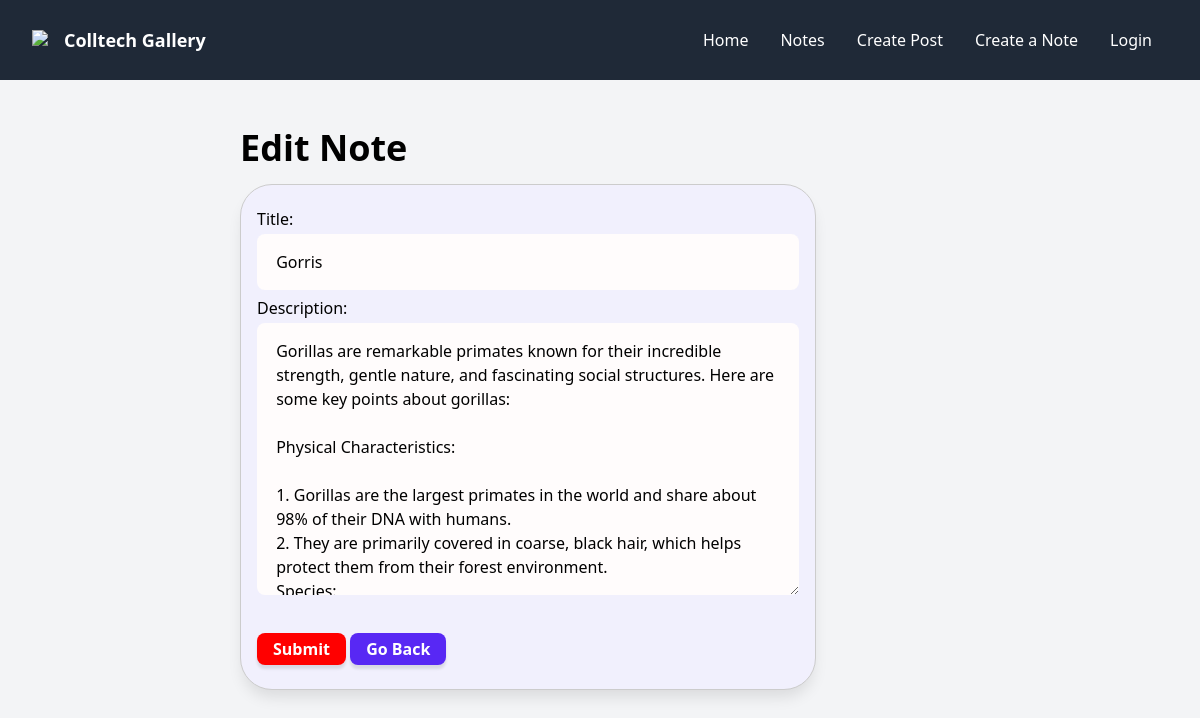
The page /note/edit/1/ on the database as committed earlier.
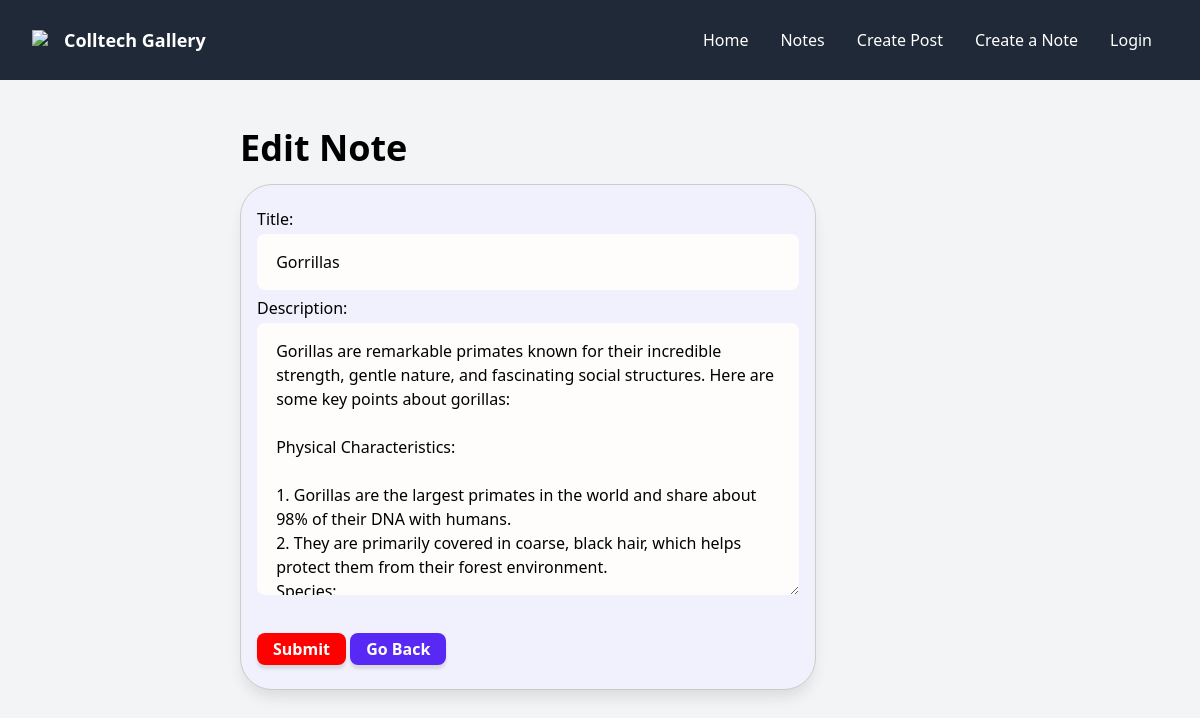
The same page on the database as committed later.
### posts_app/models.py (models this page shows, shortened)
class Note(models.Model):
    author = models.ForeignKey(User,null=False, on_delete=models.CASCADE)
    title = models.CharField(max_length=200, null=False)
    description = models.TextField()
    created_at = models.DateTimeField(auto_now_add=True)
    updated_at = models.DateTimeField(auto_now=True)
    class Meta:
        ordering = ['-created_at']

### posts_app/views.py (the view)
# urls.py: path('note/edit/<pk>/',NoteEditView, name="edit-note"),
def NoteEditView(request, pk):
    note = Note.objects.get(id=pk)
    form = NoteEditForm(instance=note)
    if request.method == 'POST':
        form = NoteEditForm(request.POST, instance=note)
        if form.is_valid():
            form.save()
            messages.success(request,'Note updated successfully!')
            return redirect('notes')
    context = {
        'note': note,
        'form': form
    }
    return render(request, 'a_posts/note_edit.html', context)

### posts_app/forms.py
class NoteEditForm(ModelForm):
    class Meta:
        model = Note
        fields = ['title','description', ]

### posts_app/templates/a_posts/note_edit.html (shortened to what this page needs)
{% extends 'layouts/b.html' %}
{% block content %}
<h1>Edit Note</h1>
<div class="card p-4">
    <div class="pb-2">
        <form method='POST'>
            {{ form }}
            <div class="pt-4">
                <button class="deletebtn" type="submit">Submit</button>
                <a class="editbtn" type="submit" href="{{ request.META.HTTP_REFERER }}">Go Back</a>
            </div>
        </form>
    </div>
</div>
{% endblock %}

### posts_app/templates/layouts/b.html
{% extends 'base.html' %}
{% block layout %}
    <content class="max-w-3xl block mx-auto my-12 px-6">
        {% block content %}
        {% endblock %}
    </content>
{% endblock %}

### posts_app/templates/base.html (shortened to what this page needs)
<!DOCTYPE html>
<html lang="en">
<head>
    <link rel="stylesheet" href="https://cdnjs.cloudflare.com/ajax/libs/font-awesome/6.4.2/css/all.min.css" />
    <script src="https://cdn.tailwindcss.com"></script>
</head>
<body class="bg-gray-100">
{% include 'includes/header.html' %}
{% block layout %}
{% endblock %}
</body>
</html>

### posts_app/templates/includes/header.html (shortened to what this page needs)
<header x-data="{ mobilenavOpen: false }" class="md:flex items-center justify-between [&>*]:px-8 bg-gray-800 h-20 text-white sticky top-0 z-40">
    <div class="flex items-center justify-between h-20">
        <logo>
            <a class="flex items-center gap-1" href="/">
                <img class="w-7 -mt-1" src="https://img.icons8.com/small/64/ffffff/fire-heart.png"/>
                <span class="text-lg font-bold">Colltech Gallery</span>
            </a>
        </logo>
    </div>
    <nav x-show="mobilenavOpen" x-cloak class="md:!block bg-gray-800 h-screen w-screen md:h-auto md:w-auto -mt-20 md:mt-0 absolute md:relative z-[-1]"
    x-transition:enter="duration-300 ease-out"
    x-transition:enter-start="opacity-0 -translate-y-96"
    x-transition:enter-end="opacity-100 translate-y-0">
        <ul class="flex items-center navitems flex-col md:flex-row gap-8 md:gap-0 justify-center h-full -translate-y-10 md:translate-y-0">
            <li><a href="/">Home</a></li>
            <li><a href="{% url 'notes' %}">Notes</a></li>
            <li><a href="{% url 'post-create' %}">Create Post</a></li>
            <li><a href="{% url 'note-create' %}">Create a Note</a></li>
            {% if user.is_authenticated %}
            <li x-data="{ dropdownOpen: false }" class="relative">
                <a @click="dropdownOpen = !dropdownOpen" @click.away="dropdownOpen = false" class="cursor-pointer select-none">
                    <img class="h-8 w-8 rounded-full object-cover" src="{{ user.profile.image.url }}" alt="Upload Profile"/>
                    {{ user }}
                    <img x-bind:class="dropdownOpen && 'rotate-180 duration-300'" class="w-4" src="https://img.icons8.com/small/32/777777/expand-arrow.png"/>
                </a>
                <div x-show="dropdownOpen" x-cloak class="absolute right-0 bg-white text-black shadow rounded-xl w-48 p-2 z-20"
                x-transition:enter="duration-300 ease-out"
                x-transition:enter-start="opacity-0 -translate-y-5 scale-90"
                x-transition:enter-end="opacity-100 translate-y-0 scale-100">
                    <ul class="hoverlist [&>li>a]:justify-start">
                        <li><a href="{% url 'view-profile' %}"><i class="fa-regular fa-user" style="color:darkblue;font-size:larger;margin-right:10px;"></i>My Profile</a></li>
                        <li><a href="{% url 'edit-profile' %}"><i class="fa-solid fa-user-pen" style="color:darkblue;font-size:larger;margin-right:10px;"></i>Edit Profile</a></li>
                        <li><a href="/password_change"><i class="fa-solid fa-lock" style="color:darkblue;font-size:larger;margin-right:10px;"></i>Change Password</a></li>
                        <li><a href="/password_reset"><i class="fa-solid fa-user-lock" style="color:darkblue;font-size:larger;margin-right:10px;"></i>Reset Password</a></li>
                        <li class="delete-profile"><a href="{% url 'delete-profile' %}"><i class="fa-solid fa-trash" style="font-size:larger;margin-right:10px;"></i>Delete Profile</a></li>
                        <li><a href="/logout"><i class="fa-solid fa-power-off" style="color:red;font-size:larger;margin-right:10px;"></i>Log Out</a></li>
                    </ul>
                </div>
            </li>
            {% else %}
            <li><a href="/login">Login</a></li>
            {% endif %}
        </ul>
    </nav>
</header>

### posts_app/templates/base.html (style rules this page uses)
* { margin:0px; padding:0px; box-sizing:border-box; transition:all .2s linear; text-decoration:none; outline:none; border:none; }
html { scroll-padding-top:10px; scroll-behavior:smooth; overflow-x:hidden; }
:root { --primary: rgb(88, 40, 244); --primary-hover: rgb(58, 1, 245); --black: #1f2937; --font1: 'Shantell Sans', sans-serif; }
h1 { @apply text-4xl font-bold mb-4 }
.button, button,[type=submit], [type='button'] { display: inline-flex; flex-wrap: wrap; align-items: center; justify-content: center; flex-shrink: 0; text-align: center; border-radius: 0.5rem; cursor: pointer; padding: 0 1rem; min-height: 3.3rem; font-weight: 600; box-shadow: 0 4px 3px rgba(0, 0, 0, 0.1); transition-property: transform; transition-duration: .2s; color: white; background-color: var(--primary); width: fit-content; }
.deletebtn { display: inline-flex; flex-wrap: wrap; align-items: center; justify-content: center; flex-shrink: 0; text-align: center; border-radius: 0.5rem; cursor: pointer; padding: 0 1rem; min-height: 2rem; font-weight: 600; box-shadow: 0 4px 3px rgba(0, 0, 0, 0.1); transition-property: transform; transition-duration: .2s; color: white; background-color: red; width: fit-content; }
.editbtn { display: inline-flex; flex-wrap: wrap; align-items: center; justify-content: center; flex-shrink: 0; text-align: center; border-radius: 0.5rem; cursor: pointer; padding: 0 1rem; min-height: 2rem; font-weight: 600; box-shadow: 0 4px 3px rgba(0, 0, 0, 0.1); transition-property: transform; transition-duration: .2s; color: white; background-color:var(--primary); width: fit-content; }
.navitems>li>a { @apply flex items-center gap-2 h-12 px-4 hover:bg-gray-700 rounded-lg; }
.card { display: flex; flex-direction: column; overflow: hidden; position: relative; border-radius: 2rem; box-shadow: 0 10px 15px -3px rgba(0,0,0,0.1); margin-bottom: 2rem; background-color: rgb(241, 240, 253); padding-bottom: 1rem; width: 80%; border:1px solid #ccc; }
html, body { margin: 0; min-height: 100%; }
label, input { display: block; }
label { margin: 6px 0 3px; }
input, textarea { width: 100%; }
.textarea, textarea { margin-bottom: 1rem; }
.textarea, textarea, input { border-radius: 0.5rem; padding: 1rem 1.2rem; background-color: rgb(255, 252, 252); outline:none; }

Rows that differ between the two databases and show on the page:
changed Note: title "Gorris" → "Gorrillas"
